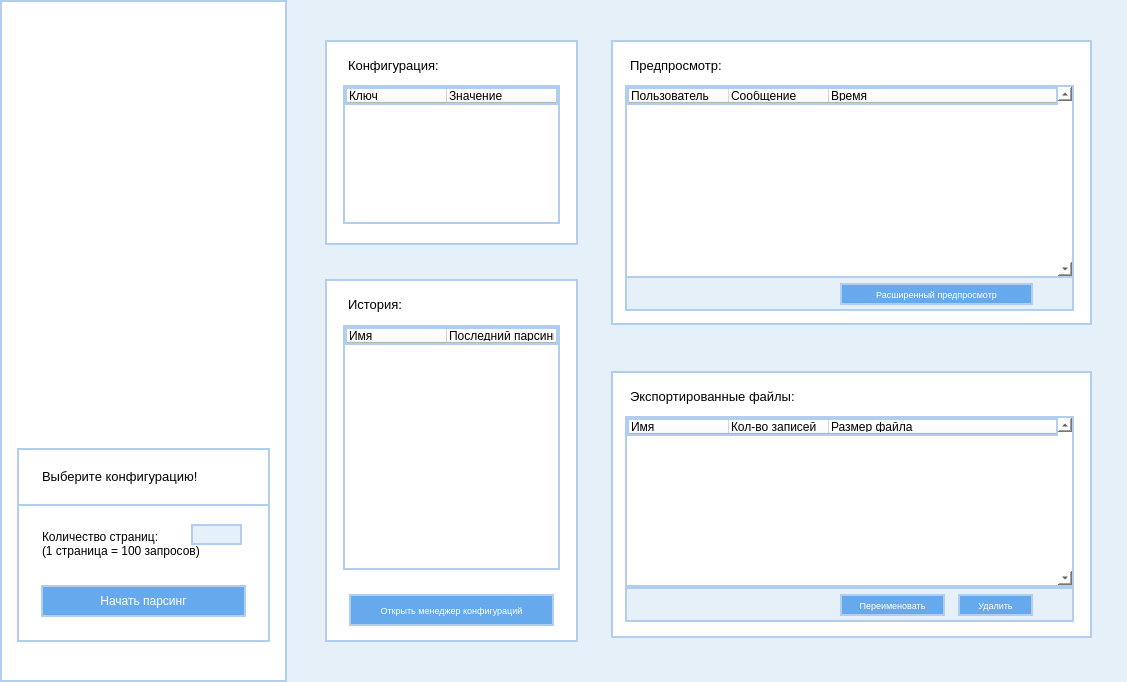
<?xml version="1.0" encoding="UTF-8"?>
<ui version="4.0">
 <class>MainWindow</class>
 <widget class="QMainWindow" name="MainWindow">
  <property name="geometry">
   <rect>
    <x>0</x>
    <y>0</y>
    <width>1127</width>
    <height>682</height>
   </rect>
  </property>
  <property name="palette">
   <palette>
    <active>
     <colorrole role="Button">
      <brush brushstyle="SolidPattern">
       <color alpha="255">
        <red>229</red>
        <green>240</green>
        <blue>249</blue>
       </color>
      </brush>
     </colorrole>
     <colorrole role="Base">
      <brush brushstyle="SolidPattern">
       <color alpha="255">
        <red>229</red>
        <green>240</green>
        <blue>249</blue>
       </color>
      </brush>
     </colorrole>
     <colorrole role="Window">
      <brush brushstyle="SolidPattern">
       <color alpha="255">
        <red>229</red>
        <green>240</green>
        <blue>249</blue>
       </color>
      </brush>
     </colorrole>
    </active>
    <inactive>
     <colorrole role="Button">
      <brush brushstyle="SolidPattern">
       <color alpha="255">
        <red>229</red>
        <green>240</green>
        <blue>249</blue>
       </color>
      </brush>
     </colorrole>
     <colorrole role="Base">
      <brush brushstyle="SolidPattern">
       <color alpha="255">
        <red>229</red>
        <green>240</green>
        <blue>249</blue>
       </color>
      </brush>
     </colorrole>
     <colorrole role="Window">
      <brush brushstyle="SolidPattern">
       <color alpha="255">
        <red>229</red>
        <green>240</green>
        <blue>249</blue>
       </color>
      </brush>
     </colorrole>
    </inactive>
    <disabled>
     <colorrole role="Button">
      <brush brushstyle="SolidPattern">
       <color alpha="255">
        <red>229</red>
        <green>240</green>
        <blue>249</blue>
       </color>
      </brush>
     </colorrole>
     <colorrole role="Base">
      <brush brushstyle="SolidPattern">
       <color alpha="255">
        <red>229</red>
        <green>240</green>
        <blue>249</blue>
       </color>
      </brush>
     </colorrole>
     <colorrole role="Window">
      <brush brushstyle="SolidPattern">
       <color alpha="255">
        <red>229</red>
        <green>240</green>
        <blue>249</blue>
       </color>
      </brush>
     </colorrole>
    </disabled>
   </palette>
  </property>
  <property name="windowTitle">
   <string>MainWindow</string>
  </property>
  <property name="autoFillBackground">
   <bool>false</bool>
  </property>
  <property name="styleSheet">
   <string notr="true">background-color: rgb(229, 240, 249);</string>
  </property>
  <widget class="QWidget" name="centralwidget">
   <widget class="QFrame" name="menu">
    <property name="geometry">
     <rect>
      <x>0</x>
      <y>0</y>
      <width>287</width>
      <height>682</height>
     </rect>
    </property>
    <property name="palette">
     <palette>
      <active>
       <colorrole role="Button">
        <brush brushstyle="SolidPattern">
         <color alpha="255">
          <red>255</red>
          <green>255</green>
          <blue>255</blue>
         </color>
        </brush>
       </colorrole>
       <colorrole role="Light">
        <brush brushstyle="SolidPattern">
         <color alpha="255">
          <red>255</red>
          <green>20</green>
          <blue>252</blue>
         </color>
        </brush>
       </colorrole>
       <colorrole role="Base">
        <brush brushstyle="SolidPattern">
         <color alpha="255">
          <red>255</red>
          <green>255</green>
          <blue>255</blue>
         </color>
        </brush>
       </colorrole>
       <colorrole role="Window">
        <brush brushstyle="SolidPattern">
         <color alpha="255">
          <red>255</red>
          <green>255</green>
          <blue>255</blue>
         </color>
        </brush>
       </colorrole>
      </active>
      <inactive>
       <colorrole role="Button">
        <brush brushstyle="SolidPattern">
         <color alpha="255">
          <red>255</red>
          <green>255</green>
          <blue>255</blue>
         </color>
        </brush>
       </colorrole>
       <colorrole role="Light">
        <brush brushstyle="SolidPattern">
         <color alpha="255">
          <red>255</red>
          <green>20</green>
          <blue>252</blue>
         </color>
        </brush>
       </colorrole>
       <colorrole role="Base">
        <brush brushstyle="SolidPattern">
         <color alpha="255">
          <red>255</red>
          <green>255</green>
          <blue>255</blue>
         </color>
        </brush>
       </colorrole>
       <colorrole role="Window">
        <brush brushstyle="SolidPattern">
         <color alpha="255">
          <red>255</red>
          <green>255</green>
          <blue>255</blue>
         </color>
        </brush>
       </colorrole>
      </inactive>
      <disabled>
       <colorrole role="Button">
        <brush brushstyle="SolidPattern">
         <color alpha="255">
          <red>255</red>
          <green>255</green>
          <blue>255</blue>
         </color>
        </brush>
       </colorrole>
       <colorrole role="Light">
        <brush brushstyle="SolidPattern">
         <color alpha="255">
          <red>255</red>
          <green>20</green>
          <blue>252</blue>
         </color>
        </brush>
       </colorrole>
       <colorrole role="Base">
        <brush brushstyle="SolidPattern">
         <color alpha="255">
          <red>255</red>
          <green>255</green>
          <blue>255</blue>
         </color>
        </brush>
       </colorrole>
       <colorrole role="Window">
        <brush brushstyle="SolidPattern">
         <color alpha="255">
          <red>255</red>
          <green>255</green>
          <blue>255</blue>
         </color>
        </brush>
       </colorrole>
      </disabled>
     </palette>
    </property>
    <property name="autoFillBackground">
     <bool>false</bool>
    </property>
    <property name="styleSheet">
     <string notr="true">background-color: rgb(255, 255, 255);
border: 2px solid rgb(177, 206, 240);</string>
    </property>
    <property name="frameShape">
     <enum>QFrame::StyledPanel</enum>
    </property>
    <property name="frameShadow">
     <enum>QFrame::Raised</enum>
    </property>
    <widget class="QFrame" name="menubase">
     <property name="geometry">
      <rect>
       <x>17</x>
       <y>448</y>
       <width>253</width>
       <height>194</height>
      </rect>
     </property>
     <property name="autoFillBackground">
      <bool>false</bool>
     </property>
     <property name="styleSheet">
      <string notr="true">border: 2px solid rgb(177, 206, 240);</string>
     </property>
     <property name="frameShape">
      <enum>QFrame::StyledPanel</enum>
     </property>
     <property name="frameShadow">
      <enum>QFrame::Raised</enum>
     </property>
     <widget class="QFrame" name="guidefrm">
      <property name="geometry">
       <rect>
        <x>0</x>
        <y>0</y>
        <width>253</width>
        <height>58</height>
       </rect>
      </property>
      <property name="frameShape">
       <enum>QFrame::StyledPanel</enum>
      </property>
      <property name="frameShadow">
       <enum>QFrame::Raised</enum>
      </property>
      <widget class="QLabel" name="guidelbl">
       <property name="geometry">
        <rect>
         <x>20</x>
         <y>15</y>
         <width>228</width>
         <height>27</height>
        </rect>
       </property>
       <property name="font">
        <font>
         <family>Segoe UI</family>
         <pointsize>10</pointsize>
        </font>
       </property>
       <property name="styleSheet">
        <string notr="true">border-color: rgb(255, 255, 255);</string>
       </property>
       <property name="text">
        <string>Выберите конфигурацию!</string>
       </property>
      </widget>
     </widget>
     <widget class="QPushButton" name="startBtn">
      <property name="geometry">
       <rect>
        <x>24</x>
        <y>137</y>
        <width>205</width>
        <height>32</height>
       </rect>
      </property>
      <property name="font">
       <font>
        <family>Segoe UI</family>
        <pointsize>9</pointsize>
       </font>
      </property>
      <property name="styleSheet">
       <string notr="true">background-color: rgb(103, 169, 237);
color: rgb(255, 255, 255)</string>
      </property>
      <property name="text">
       <string>Начать парсинг</string>
      </property>
     </widget>
     <widget class="QLabel" name="label_5">
      <property name="geometry">
       <rect>
        <x>20</x>
        <y>70</y>
        <width>211</width>
        <height>51</height>
       </rect>
      </property>
      <property name="font">
       <font>
        <family>Segoe UI</family>
        <pointsize>9</pointsize>
       </font>
      </property>
      <property name="styleSheet">
       <string notr="true">border-color: rgb(255, 255, 255);</string>
      </property>
      <property name="text">
       <string>Количество страниц:
(1 страница = 100 запросов)</string>
      </property>
     </widget>
     <widget class="QLineEdit" name="lineEdit">
      <property name="geometry">
       <rect>
        <x>174</x>
        <y>76</y>
        <width>51</width>
        <height>21</height>
       </rect>
      </property>
      <property name="styleSheet">
       <string notr="true">background-color: rgb(229, 240, 249);</string>
      </property>
     </widget>
    </widget>
   </widget>
   <widget class="QFrame" name="configfrm">
    <property name="geometry">
     <rect>
      <x>325</x>
      <y>40</y>
      <width>253</width>
      <height>205</height>
     </rect>
    </property>
    <property name="styleSheet">
     <string notr="true">background-color: rgb(255, 255, 255);
border: 2px solid rgb(177, 206, 240);</string>
    </property>
    <property name="frameShape">
     <enum>QFrame::StyledPanel</enum>
    </property>
    <property name="frameShadow">
     <enum>QFrame::Raised</enum>
    </property>
    <widget class="QTreeWidget" name="configshow">
     <property name="geometry">
      <rect>
       <x>18</x>
       <y>45</y>
       <width>217</width>
       <height>139</height>
      </rect>
     </property>
     <column>
      <property name="text">
       <string>Ключ</string>
      </property>
     </column>
     <column>
      <property name="text">
       <string>Значение</string>
      </property>
     </column>
    </widget>
    <widget class="QLabel" name="label_3">
     <property name="geometry">
      <rect>
       <x>18</x>
       <y>10</y>
       <width>161</width>
       <height>31</height>
      </rect>
     </property>
     <property name="font">
      <font>
       <family>Segoe UI</family>
       <pointsize>10</pointsize>
      </font>
     </property>
     <property name="styleSheet">
      <string notr="true">border-color: rgb(255, 255, 255);</string>
     </property>
     <property name="text">
      <string>Конфигурация:</string>
     </property>
    </widget>
   </widget>
   <widget class="QFrame" name="exportfrm">
    <property name="geometry">
     <rect>
      <x>611</x>
      <y>371</y>
      <width>481</width>
      <height>267</height>
     </rect>
    </property>
    <property name="styleSheet">
     <string notr="true">background-color: rgb(255, 255, 255);
border: 2px solid rgb(177, 206, 240);</string>
    </property>
    <property name="frameShape">
     <enum>QFrame::StyledPanel</enum>
    </property>
    <property name="frameShadow">
     <enum>QFrame::Raised</enum>
    </property>
    <widget class="QFrame" name="buttonfrm">
     <property name="geometry">
      <rect>
       <x>14</x>
       <y>216</y>
       <width>449</width>
       <height>35</height>
      </rect>
     </property>
     <property name="styleSheet">
      <string notr="true">background-color: rgb(229, 240, 249);</string>
     </property>
     <property name="frameShape">
      <enum>QFrame::StyledPanel</enum>
     </property>
     <property name="frameShadow">
      <enum>QFrame::Raised</enum>
     </property>
     <widget class="QPushButton" name="renameBtn">
      <property name="geometry">
       <rect>
        <x>215</x>
        <y>7</y>
        <width>105</width>
        <height>22</height>
       </rect>
      </property>
      <property name="font">
       <font>
        <family>Segoe UI</family>
        <pointsize>7</pointsize>
       </font>
      </property>
      <property name="styleSheet">
       <string notr="true">background-color: rgb(103, 169, 237);
color: rgb(255, 255, 255)</string>
      </property>
      <property name="text">
       <string>Переименовать</string>
      </property>
     </widget>
     <widget class="QPushButton" name="deleteBtn">
      <property name="geometry">
       <rect>
        <x>333</x>
        <y>7</y>
        <width>75</width>
        <height>22</height>
       </rect>
      </property>
      <property name="font">
       <font>
        <family>Segoe UI</family>
        <pointsize>7</pointsize>
       </font>
      </property>
      <property name="styleSheet">
       <string notr="true">background-color: rgb(103, 169, 237);
color: rgb(255, 255, 255)</string>
      </property>
      <property name="text">
       <string>Удалить</string>
      </property>
     </widget>
    </widget>
    <widget class="QLabel" name="label">
     <property name="geometry">
      <rect>
       <x>14</x>
       <y>10</y>
       <width>351</width>
       <height>31</height>
      </rect>
     </property>
     <property name="font">
      <font>
       <family>Segoe UI</family>
       <pointsize>10</pointsize>
      </font>
     </property>
     <property name="styleSheet">
      <string notr="true">border-color: rgb(255, 255, 255);</string>
     </property>
     <property name="text">
      <string>Экспортированные файлы:</string>
     </property>
    </widget>
    <widget class="QTreeWidget" name="exportbox">
     <property name="geometry">
      <rect>
       <x>14</x>
       <y>45</y>
       <width>449</width>
       <height>171</height>
      </rect>
     </property>
     <property name="verticalScrollBarPolicy">
      <enum>Qt::ScrollBarAlwaysOn</enum>
     </property>
     <property name="dragEnabled">
      <bool>true</bool>
     </property>
     <column>
      <property name="text">
       <string>Имя</string>
      </property>
     </column>
     <column>
      <property name="text">
       <string>Кол-во записей</string>
      </property>
     </column>
     <column>
      <property name="text">
       <string>Размер файла</string>
      </property>
     </column>
    </widget>
   </widget>
   <widget class="QFrame" name="configFullListfrm">
    <property name="geometry">
     <rect>
      <x>325</x>
      <y>279</y>
      <width>253</width>
      <height>363</height>
     </rect>
    </property>
    <property name="styleSheet">
     <string notr="true">background-color: rgb(255, 255, 255);
border: 2px solid rgb(177, 206, 240);
</string>
    </property>
    <property name="frameShape">
     <enum>QFrame::StyledPanel</enum>
    </property>
    <property name="frameShadow">
     <enum>QFrame::Raised</enum>
    </property>
    <widget class="QTreeWidget" name="configFullListbox">
     <property name="geometry">
      <rect>
       <x>18</x>
       <y>46</y>
       <width>217</width>
       <height>245</height>
      </rect>
     </property>
     <column>
      <property name="text">
       <string>Имя</string>
      </property>
     </column>
     <column>
      <property name="text">
       <string>Последний парсинг</string>
      </property>
     </column>
    </widget>
    <widget class="QLabel" name="label_4">
     <property name="geometry">
      <rect>
       <x>18</x>
       <y>10</y>
       <width>231</width>
       <height>31</height>
      </rect>
     </property>
     <property name="font">
      <font>
       <family>Segoe UI</family>
       <pointsize>10</pointsize>
      </font>
     </property>
     <property name="styleSheet">
      <string notr="true">border-color: rgb(255, 255, 255);</string>
     </property>
     <property name="text">
      <string>История:</string>
     </property>
    </widget>
    <widget class="QPushButton" name="managerBtn">
     <property name="geometry">
      <rect>
       <x>24</x>
       <y>315</y>
       <width>205</width>
       <height>32</height>
      </rect>
     </property>
     <property name="font">
      <font>
       <family>Segoe UI</family>
       <pointsize>7</pointsize>
      </font>
     </property>
     <property name="styleSheet">
      <string notr="true">background-color: rgb(103, 169, 237);
color: rgb(255, 255, 255)</string>
     </property>
     <property name="text">
      <string>Открыть менеджер конфигураций</string>
     </property>
    </widget>
   </widget>
   <widget class="QFrame" name="previewfrm">
    <property name="geometry">
     <rect>
      <x>611</x>
      <y>40</y>
      <width>481</width>
      <height>285</height>
     </rect>
    </property>
    <property name="styleSheet">
     <string notr="true">background-color: rgb(255, 255, 255);
border: 2px solid rgb(177, 206, 240);
</string>
    </property>
    <property name="frameShape">
     <enum>QFrame::StyledPanel</enum>
    </property>
    <property name="frameShadow">
     <enum>QFrame::Raised</enum>
    </property>
    <widget class="QLabel" name="label_2">
     <property name="geometry">
      <rect>
       <x>14</x>
       <y>10</y>
       <width>171</width>
       <height>31</height>
      </rect>
     </property>
     <property name="font">
      <font>
       <family>Segoe UI</family>
       <pointsize>10</pointsize>
      </font>
     </property>
     <property name="styleSheet">
      <string notr="true">border-color: rgb(255, 255, 255);
</string>
     </property>
     <property name="text">
      <string>Предпросмотр:</string>
     </property>
    </widget>
    <widget class="QFrame" name="frame">
     <property name="geometry">
      <rect>
       <x>14</x>
       <y>236</y>
       <width>449</width>
       <height>35</height>
      </rect>
     </property>
     <property name="styleSheet">
      <string notr="true">background-color: rgb(229, 240, 249);</string>
     </property>
     <property name="frameShape">
      <enum>QFrame::StyledPanel</enum>
     </property>
     <property name="frameShadow">
      <enum>QFrame::Raised</enum>
     </property>
     <widget class="QPushButton" name="expandedBtn">
      <property name="geometry">
       <rect>
        <x>215</x>
        <y>7</y>
        <width>193</width>
        <height>22</height>
       </rect>
      </property>
      <property name="font">
       <font>
        <family>Segoe UI</family>
        <pointsize>7</pointsize>
       </font>
      </property>
      <property name="styleSheet">
       <string notr="true">background-color: rgb(103, 169, 237);
color: rgb(255, 255, 255)</string>
      </property>
      <property name="text">
       <string>Расширенный предпросмотр</string>
      </property>
     </widget>
    </widget>
    <widget class="QTreeWidget" name="previewShowbox">
     <property name="geometry">
      <rect>
       <x>14</x>
       <y>45</y>
       <width>449</width>
       <height>193</height>
      </rect>
     </property>
     <property name="verticalScrollBarPolicy">
      <enum>Qt::ScrollBarAlwaysOn</enum>
     </property>
     <property name="dragEnabled">
      <bool>true</bool>
     </property>
     <column>
      <property name="text">
       <string>Пользователь</string>
      </property>
     </column>
     <column>
      <property name="text">
       <string>Сообщение</string>
      </property>
     </column>
     <column>
      <property name="text">
       <string>Время</string>
      </property>
     </column>
    </widget>
   </widget>
  </widget>
 </widget>
 <resources/>
 <connections/>
</ui>
